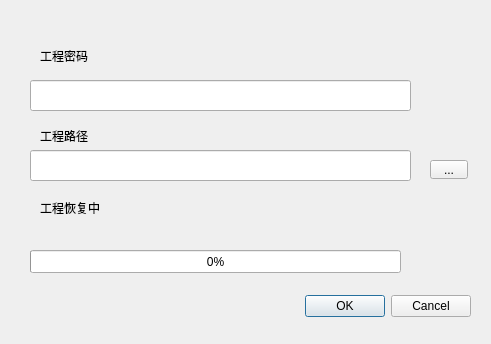
<?xml version="1.0" encoding="UTF-8"?>
<ui version="4.0">
 <class>remakeDialog</class>
 <widget class="QDialog" name="remakeDialog">
  <property name="geometry">
   <rect>
    <x>0</x>
    <y>0</y>
    <width>491</width>
    <height>344</height>
   </rect>
  </property>
  <property name="windowTitle">
   <string>Dialog</string>
  </property>
  <widget class="QDialogButtonBox" name="buttonBox">
   <property name="geometry">
    <rect>
     <x>130</x>
     <y>290</y>
     <width>341</width>
     <height>32</height>
    </rect>
   </property>
   <property name="orientation">
    <enum>Qt::Horizontal</enum>
   </property>
   <property name="standardButtons">
    <set>QDialogButtonBox::Cancel|QDialogButtonBox::Ok</set>
   </property>
  </widget>
  <widget class="QLabel" name="label">
   <property name="geometry">
    <rect>
     <x>40</x>
     <y>50</y>
     <width>54</width>
     <height>12</height>
    </rect>
   </property>
   <property name="text">
    <string>工程密码</string>
   </property>
  </widget>
  <widget class="QLineEdit" name="lineEditPwd">
   <property name="geometry">
    <rect>
     <x>30</x>
     <y>80</y>
     <width>381</width>
     <height>31</height>
    </rect>
   </property>
   <property name="echoMode">
    <enum>QLineEdit::Password</enum>
   </property>
  </widget>
  <widget class="QLabel" name="label_2">
   <property name="geometry">
    <rect>
     <x>40</x>
     <y>130</y>
     <width>54</width>
     <height>12</height>
    </rect>
   </property>
   <property name="text">
    <string>工程路径</string>
   </property>
  </widget>
  <widget class="QLineEdit" name="lineEditFilePath">
   <property name="geometry">
    <rect>
     <x>30</x>
     <y>150</y>
     <width>381</width>
     <height>31</height>
    </rect>
   </property>
   <property name="echoMode">
    <enum>QLineEdit::Normal</enum>
   </property>
   <property name="readOnly">
    <bool>true</bool>
   </property>
  </widget>
  <widget class="QToolButton" name="toolButton">
   <property name="geometry">
    <rect>
     <x>430</x>
     <y>160</y>
     <width>38</width>
     <height>19</height>
    </rect>
   </property>
   <property name="text">
    <string>...</string>
   </property>
  </widget>
  <widget class="QLabel" name="label_3">
   <property name="geometry">
    <rect>
     <x>40</x>
     <y>200</y>
     <width>81</width>
     <height>16</height>
    </rect>
   </property>
   <property name="text">
    <string>工程恢复中</string>
   </property>
  </widget>
  <widget class="QProgressBar" name="progressBar">
   <property name="geometry">
    <rect>
     <x>30</x>
     <y>250</y>
     <width>371</width>
     <height>23</height>
    </rect>
   </property>
   <property name="value">
    <number>0</number>
   </property>
  </widget>
 </widget>
 <resources/>
 <connections>
  <connection>
   <sender>buttonBox</sender>
   <signal>accepted()</signal>
   <receiver>remakeDialog</receiver>
   <slot>accept()</slot>
   <hints>
    <hint type="sourcelabel">
     <x>248</x>
     <y>254</y>
    </hint>
    <hint type="destinationlabel">
     <x>157</x>
     <y>274</y>
    </hint>
   </hints>
  </connection>
  <connection>
   <sender>buttonBox</sender>
   <signal>rejected()</signal>
   <receiver>remakeDialog</receiver>
   <slot>reject()</slot>
   <hints>
    <hint type="sourcelabel">
     <x>316</x>
     <y>260</y>
    </hint>
    <hint type="destinationlabel">
     <x>286</x>
     <y>274</y>
    </hint>
   </hints>
  </connection>
 </connections>
</ui>
